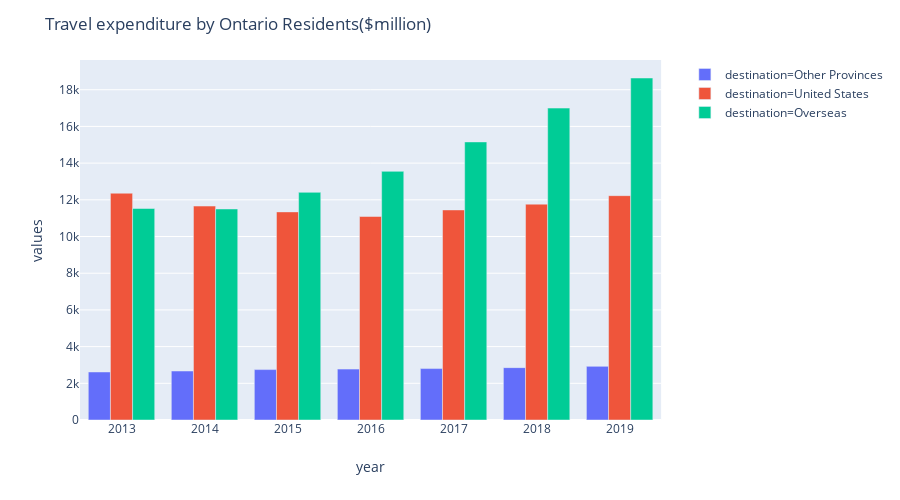

The code cell stored with this chart in its notebook:
### Markdown cell above
### Travel expenditures by Ontario residents

### Code cell
df = pd.read_csv('ontario_exp.csv')
df = df.T
df = df.rename(columns=df.iloc[0]).iloc[1:]
df = df.reset_index()
df = df.rename(columns={'index': 'year'})
df['Other Provinces'] = df['Other Provinces'].str.replace(',', '')
df['Other Provinces'] = df['Other Provinces'].astype(int)

df['United States'] = df['United States'].str.replace(',', '')
df['United States'] = df['United States'].astype(int)

df['Overseas'] = df['Overseas'].str.replace(',', '')
df['Overseas'] = df['Overseas'].astype(int)
df['year'] = df['year'].astype(int)

df = pd.melt(df,id_vars=['year'],var_name='destination', value_name='values')

fig = px.bar(df, x="year", y="values", color='destination', barmode='group', height=500)
fig.update_layout(title_text="Travel expenditure by Ontario Residents($million)")
fig.show()

### Figure 1 — Plotly figure (JSON) as saved in the notebook; plotly's stock layout.template omitted (floating-point values rounded to 4 significant figures)
{"data": [{"alignmentgroup": "True", "hoverlabel": {"namelength": 0}, "hovertemplate": "destination=Other Provinces<br>year=%{x}<br>values=%{y}", "legendgroup": "destination=Other Provinces", "marker": {"color": "#636efa"}, "name": "destination=Other Provinces", "offsetgroup": "destination=Other Provinces", "orientation": "v", "showlegend": true, "textposition": "auto", "type": "bar", "x": [2013, 2014, 2015, 2016, 2017, 2018, 2019], "xaxis": "x", "y": [2617, 2670, 2748, 2774, 2803, 2854, 2923], "yaxis": "y"}, {"alignmentgroup": "True", "hoverlabel": {"namelength": 0}, "hovertemplate": "destination=United States<br>year=%{x}<br>values=%{y}", "legendgroup": "destination=United States", "marker": {"color": "#EF553B"}, "name": "destination=United States", "offsetgroup": "destination=United States", "orientation": "v", "showlegend": true, "textposition": "auto", "type": "bar", "x": [2013, 2014, 2015, 2016, 2017, 2018, 2019], "xaxis": "x", "y": [12360, 11660, 11342, 11092, 11449, 11764, 12227], "yaxis": "y"}, {"alignmentgroup": "True", "hoverlabel": {"namelength": 0}, "hovertemplate": "destination=Overseas<br>year=%{x}<br>values=%{y}", "legendgroup": "destination=Overseas", "marker": {"color": "#00cc96"}, "name": "destination=Overseas", "offsetgroup": "destination=Overseas", "orientation": "v", "showlegend": true, "textposition": "auto", "type": "bar", "x": [2013, 2014, 2015, 2016, 2017, 2018, 2019], "xaxis": "x", "y": [11526, 11501, 12408, 13552, 15156, 16999, 18639], "yaxis": "y"}], "layout": {"barmode": "group", "height": 500, "legend": {"tracegroupgap": 0}, "margin": {"t": 60}, "title": {"text": "Travel expenditure by Ontario Residents($million)"}, "xaxis": {"anchor": "y", "domain": [0, 0.98], "title": {"text": "year"}}, "yaxis": {"anchor": "x", "domain": [0, 1], "title": {"text": "values"}}}}
